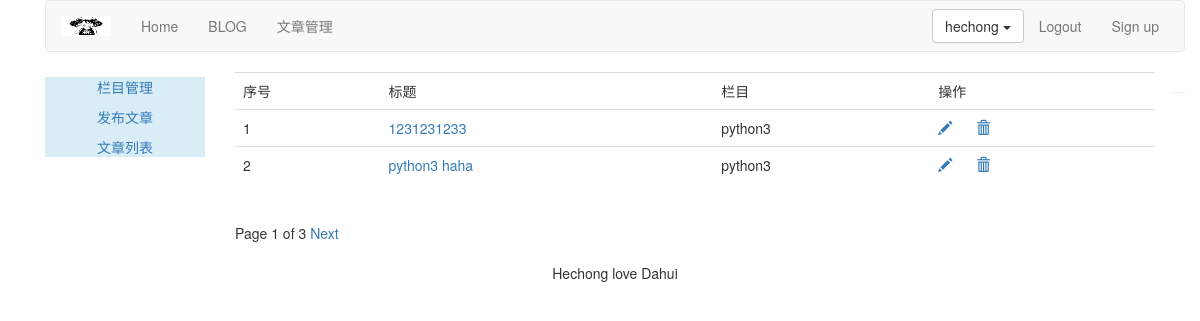
Page /article/article-list (signed in) on the committed database.
### article/models.py (models this page shows, shortened)
class ArticlePost(models.Model):
    author = models.ForeignKey(User,related_name='article',on_delete= models.CASCADE)
    title = models.CharField(max_length=200)
    slug = models.SlugField(max_length=500)
    column = models.ForeignKey(ArticleColumn,related_name='article_column',on_delete= models.CASCADE)
    body = models.TextField()
    created = models.DateTimeField(default=timezone.now())
    updated = models.DateTimeField(auto_now=True)
    class Meta:
        ordering = ('title',)
        index_together=(('id','slug'),)
    def get_absolute_url(self):
        return reverse("article:article_detail",args=[self.id,self.slug])

class ArticleColumn(models.Model):
    user = models.ForeignKey(User,related_name='article_column',on_delete= models.CASCADE)
    column = models.CharField(max_length=200)
    created = models.DateField(auto_now=True)
    def __str__(self):
        return self.column

### article/views.py (the view)
# urls.py: path('article-list',views.article_list,name='article_list'),
@login_required(login_url='/account/login')
def article_list(request):
    article_list = ArticlePost.objects.filter(author=request.user)
    paginator = Paginator(article_list,2)
    page = request.GET.get('page')
    try:
        current_page = paginator.page(page)
        articles =current_page.object_list
    except PageNotAnInteger:
        current_page =paginator.page(1)
        articles =current_page.object_list
    except EmptyPage:
        current_page =paginator.page(paginator.num_pages)
        articles =current_page.object_list
    return  render(request,'article/column/article_list.html',{'articles':articles,'page':current_page})

### templates/article/column/article_list.html (shortened to what this page needs)
{% extends 'article/base.html' %}
{% load static %}
{% block content %}
    <table class="table table-hover">
        <tr>
            <td>序号</td>
            <td>标题</td>
            <td>栏目</td>
            <td>操作</td>
        </tr>
    {% for article in articles %}
    <tr>
        <td>{{ forloop.counter }}</td>
        <td><a href="{{ article.get_absolute_url}}">{{article.title }}</a></td>
        <td>{{article.column }}</td>
        <td>
            <a name="edit" href="{% url 'article:redit_article' article.id %}"><span class="glyphicon glyphicon-pencil"></span></a>
            <a name="delete"  href="javascript:" onclick="del_article(this, {{ article.id }})"><span class="glyphicon glyphicon-trash" style="margin-left:20px;"></span></a>
        </td>
    </tr>
    {% endfor %}
    </table>
    {% include "article/paginator.html" %}
{% endblock %}

### templates/article/header.html (shortened to what this page needs)
{% load static %}
<div class="container">
    <nav class="navbar navbar-default" role="navigation">
    <div class="navbar-brand" href="http://www.itdiffer.com">
        <img src="{% static '/images/logo.jpg' %}" width="50px"  height="20px" alt="" >
    </div>
    <div>
        <ul class="nav navbar-nav" role="tablist">
            <li><a href="{% url 'home' %}">Home</a></li>
            <li><a href="{% url 'blog:blog_title' %}">BLOG</a></li>
            <li><a href="{% url 'article:article_titles' %}">文章管理</a></li>
        </ul>
        <ul class="nav navbar-nav navbar-right" style="margin-right: 10px">
                {% if user.is_authenticated %}
                    <li>
                    <div class="dropdown" style="margin-top:8px">
                        <button class='btn btn-default dropdown-toggle' type='button' id='dropdownMenu' data-toggle='dropdown'>{{ user.username }}
                            <span class='caret'></span>
                        </button>
                    </div>
                </li>
                    <li><a href="{% url 'account:user_logout' %}">Logout</a></li>
                {%else  %}
                <li><a href="{% url 'account:user_login' %}">LOGIN</a></li>
                {%endif  %}
                <li><a href="{% url 'account:user_register' %}">Sign up</a></li>
            </ul>
    </div>
    </nav>
</div>

### rows in the picture
ArticlePost: title "1231231233", column "python3"
ArticlePost: title "python3 haha", column "python3"

### other values in the picture
{{ user.username }} "hechong"
{{ page.number }} "1"
{{ page.paginator.num_pages }} "3"
